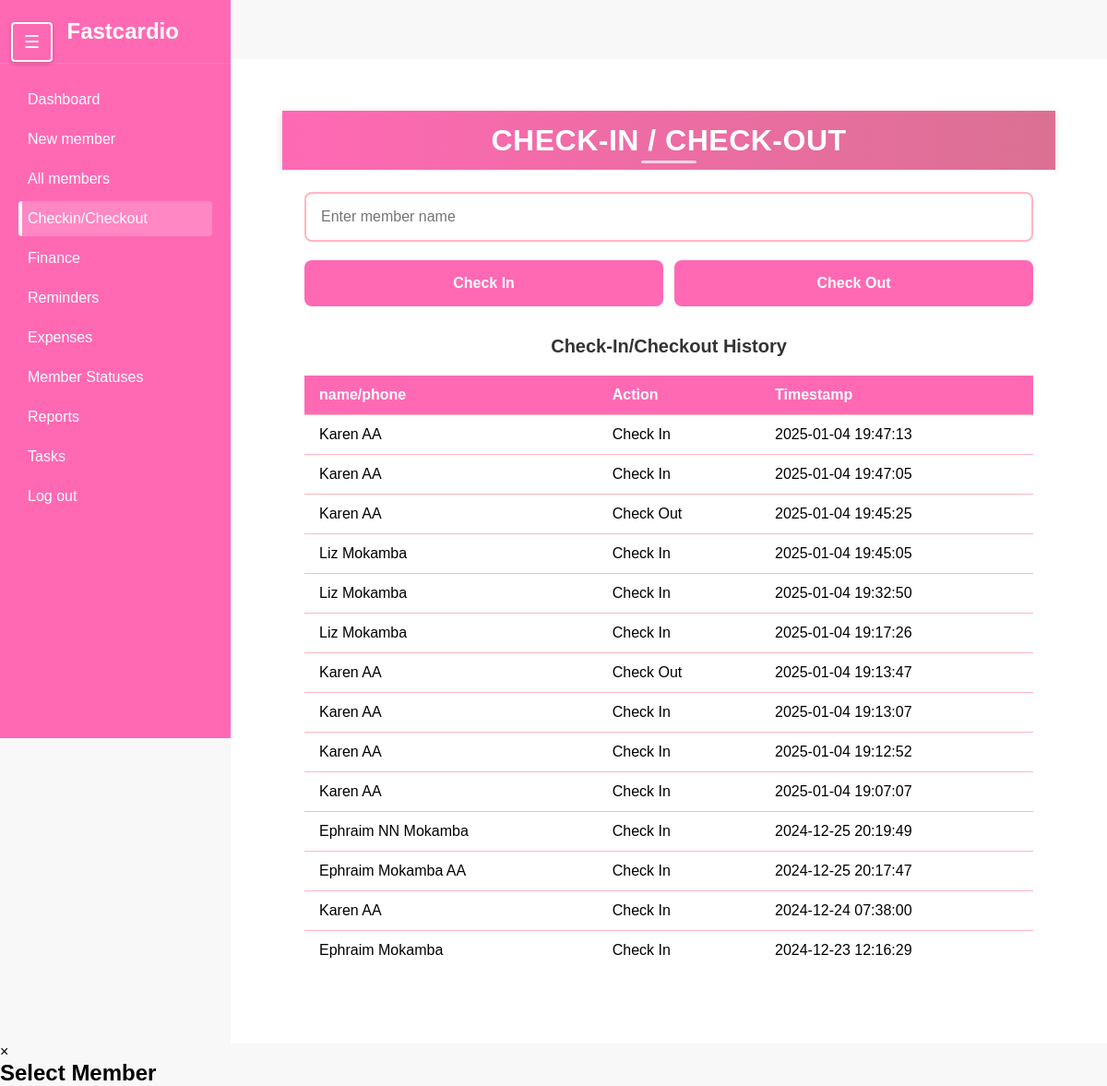
Page /checkin/ on the committed database.
### members/models.py (models this page shows, shortened)
class CheckInOutRecord(models.Model):
    ACTIONS = [
        ('check_in', 'Check In'),
        ('check_out', 'Check Out')
    ]
    member = models.ForeignKey(Member, on_delete=models.CASCADE, related_name='CheckinOut')
    action = models.CharField(max_length=10, choices=ACTIONS)
    timestamp = models.DateTimeField(default=timezone.now)
    class Meta:
        ordering = ['-timestamp']

class Member(models.Model):
    first_name = models.CharField(max_length=50)
    last_name = models.CharField(max_length=50)
    phone_number = models.CharField(max_length=15)
    date_joined = models.DateTimeField(auto_now_add=True)
    membership_expiry = models.DateField(null=True, blank=True, help_text="Date when the membership expires")
    is_active = models.BooleanField(default=False)
    is_frozen = models.BooleanField(default=False)
    additional_info = models.TextField(blank=True,null=True)
    gender = models.CharField(max_length= 6)
    balance = models.DecimalField(
        max_digits=10,
        decimal_places=2,
        default=0,
        help_text="Positive balance indicates credit, negative indicates debt"
    )
    def __str__(self):
        return f"{self.first_name} {self.last_name}"

### members/views.py (the view)
# urls.py: path('checkin/',views.checkin,name="Checkin" ),
def checkin(request):
    recent_records = CheckInOutRecord.objects.select_related('member').all()[:20]
    return render(request,"Checkin.html",{'recent_records': recent_records })

### members/templates/Checkin.html (shortened to what this page needs)
{% extends 'sidebar.html' %}
{% load static %}
{% block extra_styles %}
    <link rel="stylesheet" href="{% static 'checkin.css' %}">
{% endblock %}
{% block content %}
    <div class="topbar">
        <h1>Check-In / Check-Out</h1>
    </div>
    <div class="container">
        <input type="text" class="member-input" placeholder="Enter member phone number" id="memberIdInput">
        <div class="btn-group">
            <button class="check-in-btn">Check In</button>
            <button class="check-out-btn">Check Out</button>
        </div>
        <div class="history-section">
            <h3>Check-In/Checkout History</h3>
            <table class="history-table" id="historyTable">
                <thead>
                    <tr>
                        <th>name/phone</th>
                        <th>Action</th>
                        <th>Timestamp</th>
                    </tr>
                </thead>
                <tbody id="historyTableBody">
                    {% for record in recent_records %}
                    <tr>
                        <td>{{ record.member }}</td>
                        <td>{{ record.get_action_display }}</td>
                        <td>{{ record.timestamp|date:"Y-m-d H:i:s" }}</td>
                    </tr>
                    {% endfor %}
                </tbody>
            </table>
        </div>
    </div>
{% endblock %}

### members/static/sidebar.css (style rules this page uses)
* { margin: 0; padding: 0; box-sizing: border-box; }
body { font-family: 'Arial', sans-serif; background-color: #f4f4f4; height: 100%; overflow-x: hidden; }

### members/static/checkin.css (style rules this page uses)
:root { --primary-pink: #FF69B4; --light-pink: #FFB6C1; --dark-pink: #DB7093; --text-color: #333; --background-color: #F8F8F8; --header-height: 64px; --container-max-width: 1200px; --spacing-unit: clamp(16px, 4vw, 24px); }
* { margin: 0; padding: 0; box-sizing: border-box; font-family: 'Arial', sans-serif; }
body { background-color: var(--background-color); min-height: 100vh; padding-top: var(--header-height); }
.topbar { top: 3px; left: 20%; right: 20%; height: var(--header-height); background: linear-gradient(to right, var(--primary-pink), var(--dark-pink)); color: white; display: flex; align-items: center; justify-content: center; padding: 0 var(--spacing-unit); box-shadow: 0 2px 8px rgba(0, 0, 0, 0.15); z-index: 1000; }
.topbar h1 { font-size: clamp(1.5rem, 4vw, 2rem); font-weight: 700; color: white; text-align: center; letter-spacing: 0.5px; text-transform: uppercase; padding: 0 16px; position: relative; }
.topbar h1::after { content: ''; position: absolute; bottom: -6px; left: 50%; transform: translateX(-50%); width: 60px; height: 3px; background-color: rgba(255, 255, 255, 0.7); border-radius: 2px; }
.container { width: 100%; max-width: var(--container-max-width); margin: 0 auto; padding: var(--spacing-unit); background-color: white; transition: padding 0.3s ease; }
.member-input { width: 100%; padding: 16px; margin-bottom: 20px; border: 2px solid var(--light-pink); border-radius: 8px; font-size: 16px; transition: all 0.3s ease; }
.btn-group { width: 100%; display: grid; grid-template-columns: 1fr 1fr; gap: 12px; margin-bottom: 24px; }
.check-in-btn, .check-out-btn { padding: 16px; border: none; border-radius: 8px; background-color: var(--primary-pink); color: white; font-size: 16px; font-weight: 600; cursor: pointer; transition: all 0.2s ease; }
.history-section { width: 100%; margin-top: 32px; overflow-x: auto; background: white; border-radius: 8px; }
.history-section h3 { margin-bottom: 20px; color: var(--text-color); text-align: center; font-size: 1.25rem; }
.history-table { width: 100%; border-collapse: collapse; margin-top: 16px; background: white; }
.history-table th, .history-table td { padding: 12px 16px; text-align: left; border-bottom: 1px solid var(--light-pink); }
.history-table th { background-color: var(--primary-pink); color: white; font-weight: 600; white-space: nowrap; }
.history-table tr:last-child td { border-bottom: none; }

### rows in the picture
CheckInOutRecord: member "Karen AA", action "Check In", timestamp "2025-01-04 19:47:13"
CheckInOutRecord: member "Karen AA", action "Check In", timestamp "2025-01-04 19:47:05"
CheckInOutRecord: member "Karen AA", action "Check Out", timestamp "2025-01-04 19:45:25"
CheckInOutRecord: member "Liz Mokamba", action "Check In", timestamp "2025-01-04 19:45:05"
CheckInOutRecord: member "Liz Mokamba", action "Check In", timestamp "2025-01-04 19:32:50"
CheckInOutRecord: member "Liz Mokamba", action "Check In", timestamp "2025-01-04 19:17:26"
CheckInOutRecord: member "Karen AA", action "Check Out", timestamp "2025-01-04 19:13:47"
CheckInOutRecord: member "Karen AA", action "Check In", timestamp "2025-01-04 19:13:07"
CheckInOutRecord: member "Karen AA", action "Check In", timestamp "2025-01-04 19:12:52"
CheckInOutRecord: member "Karen AA", action "Check In", timestamp "2025-01-04 19:07:07"
CheckInOutRecord: member "Ephraim NN Mokamba", action "Check In", timestamp "2024-12-25 20:19:49"
CheckInOutRecord: member "Ephraim Mokamba AA", action "Check In", timestamp "2024-12-25 20:17:47"
CheckInOutRecord: member "Karen AA", action "Check In", timestamp "2024-12-24 07:38:00"
CheckInOutRecord: member "Ephraim Mokamba", action "Check In", timestamp "2024-12-23 12:16:29"
